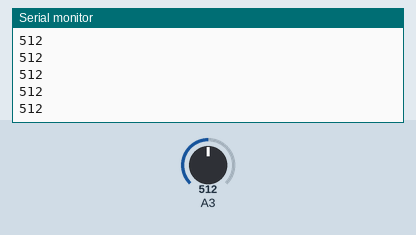
Recording of a sketch running on a simulated Arduino Uno, built with avr-gcc and run on an emulated ATmega328P. Shown: the last lines printed to the serial monitor. Inputs (shaded band) come from the test bench; at power-on: A3 = 512.

Above: at 1.2 s.
1.3 s: A3 set to 716
At 1.31 s:
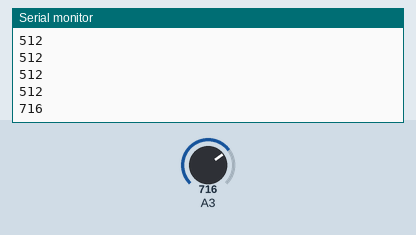
2.8 s: A3 set to 900
At 2.81 s:
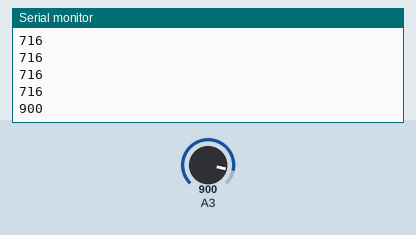
Timing chart, 0 to 5.8 s (numbered marks = the images above; inputs shaded):
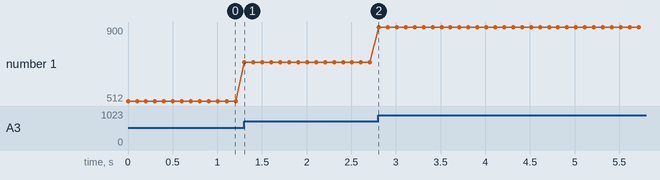

Measured:
- after the input at 1.3 s, the serial monitor: prints a new line at once (image 1)
- after the input at 2.8 s, the serial monitor: prints a new line at once (image 2)
- plotted number 1: 512 → 716 after the input at 1.3 s, 716 → 900 after the input at 2.8 s

The sketch:

serialtest.ino
```cpp
#include <avr/power.h> // must include

void setup() {
  clock_prescale_set(clock_div_1); // must include
  Serial.begin(19200); // kesişim baud
}

void loop() {
  Serial.println(analogRead(A3));
  delay(100);
}
```
